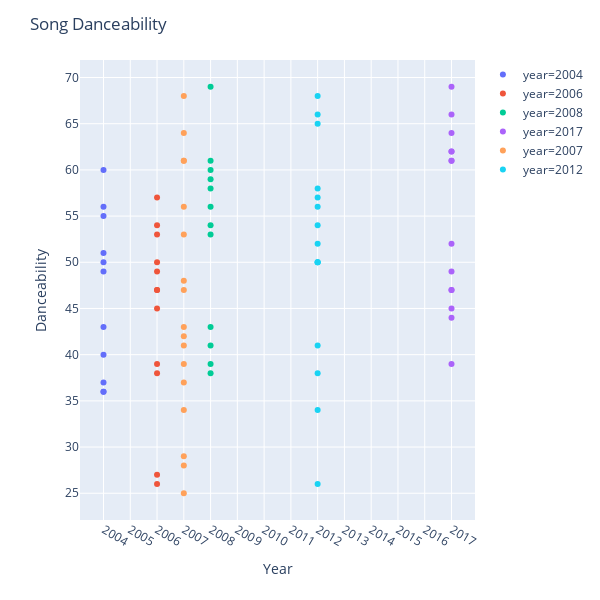

Notebook source saved alongside this figure:
### Code cell
fig1 = px.scatter(killers, x="year", y="dance", log_x=False, hover_name='title',
                  color= 'year', width=600, height=600)
fig1.update_layout(
    title="Song Danceability",
    xaxis_title="Year",
    yaxis_title="Danceability")
fig1.update_layout(
    xaxis = dict(
        tickmode = 'linear',
        tick0 = 2004,
        dtick = 1))
fig1.show()

### Figure 1 — Plotly figure (JSON) as saved in the notebook; plotly's stock layout.template omitted (floating-point values rounded to 4 significant figures)
{"data": [{"hoverlabel": {"namelength": 0}, "hovertemplate": "<b>%{hovertext}</b><br><br>year=%{x}<br>dance=%{y}", "hovertext": ["Mr. Brightside", "Somebody Told Me", "All These Things That I've Done", "Smile Like You Mean It", "Jenny Was A Friend Of Mine", "Change Your Mind", "Andy, You're A Star", "On Top", "Believe Me Natalie", "Midnight Show", "Everything Will Be Alright"], "legendgroup": "year=2004", "marker": {"color": "#636efa", "symbol": "circle"}, "mode": "markers", "name": "year=2004", "showlegend": true, "type": "scatter", "x": ["2004", "2004", "2004", "2004", "2004", "2004", "2004", "2004", "2004", "2004", "2004"], "xaxis": "x", "y": [36, 51, 56, 36, 55, 37, 50, 60, 43, 40, 49], "yaxis": "y"}, {"hoverlabel": {"namelength": 0}, "hovertemplate": "<b>%{hovertext}</b><br><br>year=%{x}<br>dance=%{y}", "hovertext": ["When You Were Young", "Read My Mind", "For Reasons Unknown", "Bones", "Sam's Town", "Bling (Confession Of A King)", "This River Is Wild", "Uncle Jonny", "Exitlude", "Enterlude", "My List", "Why Do I Keep Counting?"], "legendgroup": "year=2006", "marker": {"color": "#EF553B", "symbol": "circle"}, "mode": "markers", "name": "year=2006", "showlegend": true, "type": "scatter", "x": ["2006", "2006", "2006", "2006", "2006", "2006", "2006", "2006", "2006", "2006", "2006", "2006"], "xaxis": "x", "y": [47, 54, 50, 47, 27, 53, 38, 26, 39, 49, 45, 57], "yaxis": "y"}, {"hoverlabel": {"namelength": 0}, "hovertemplate": "<b>%{hovertext}</b><br><br>year=%{x}<br>dance=%{y}", "hovertext": ["Human", "Spaceman", "A Dustland Fairytale", "This Is Your Life", "I Can't Stay", "The World We Live In", "Losing Touch", "Joy Ride", "Neon Tiger", "Goodnight, Travel Well", "Tidal Wave - Bonus Track", "Forget About What I Said - Bonus Track"], "legendgroup": "year=2008", "marker": {"color": "#00cc96", "symbol": "circle"}, "mode": "markers", "name": "year=2008", "showlegend": true, "type": "scatter", "x": ["2008", "2008", "2008", "2008", "2008", "2008", "2008", "2008", "2008", "2008", "2008", "2008"], "xaxis": "x", "y": [56, 53, 43, 61, 59, 60, 54, 69, 39, 41, 58, 38], "yaxis": "y"}, {"hoverlabel": {"namelength": 0}, "hovertemplate": "<b>%{hovertext}</b><br><br>year=%{x}<br>dance=%{y}", "hovertext": ["The Man", "The Man", "Run For Cover", "Wonderful Wonderful", "Rut", "Tyson vs Douglas", "Some Kind Of Love", "Life To Come", "Out Of My Mind", "The Calling", "Have All The Songs Been Written?", "The Man - Jacques Lu Cont Remix", "Money On Straight", "The Man - Duke Dumont Remix"], "legendgroup": "year=2017", "marker": {"color": "#ab63fa", "symbol": "circle"}, "mode": "markers", "name": "year=2017", "showlegend": true, "type": "scatter", "x": ["2017", "2017", "2017", "2017", "2017", "2017", "2017", "2017", "2017", "2017", "2017", "2017", "2017", "2017"], "xaxis": "x", "y": [61, 61, 47, 45, 64, 49, 39, 47, 62, 66, 44, 69, 52, 62], "yaxis": "y"}, {"hoverlabel": {"namelength": 0}, "hovertemplate": "<b>%{hovertext}</b><br><br>year=%{x}<br>dance=%{y}", "hovertext": ["Romeo And Juliet", "Shadowplay", "Sweet Talk", "Tranquilize", "Glamorous Indie Rock And Roll", "Under The Gun", "All The Pretty Faces", "Leave The Bourbon On The Shelf", "Sam's Town - Live From Abbey Road / 2006", "Mr. Brightside - Jacques Lu Cont's Thin White Duke Mix", "Ruby, Don't Take Your Love To Town", "Where The White Boys Dance", "Show You How", "Move Away", "The Ballad Of Michael Valentine", "Daddy's Eyes", "Who Let You Go?"], "legendgroup": "year=2007", "marker": {"color": "#FFA15A", "symbol": "circle"}, "mode": "markers", "name": "year=2007", "showlegend": true, "type": "scatter", "x": ["2007", "2007", "2007", "2007", "2007", "2007", "2007", "2007", "2007", "2007", "2007", "2007", "2007", "2007", "2007", "2007", "2007"], "xaxis": "x", "y": [61, 64, 37, 39, 34, 42, 43, 29, 53, 56, 61, 68, 25, 47, 48, 28, 41], "yaxis": "y"}, {"hoverlabel": {"namelength": 0}, "hovertemplate": "<b>%{hovertext}</b><br><br>year=%{x}<br>dance=%{y}", "hovertext": ["Runaways", "The Way It Was", "Here With Me", "Miss Atomic Bomb", "Flesh And Bone", "Be Still", "Carry Me Home", "A Matter Of Time", "Deadlines And Commitments", "Battle Born", "Heart Of A Girl", "Prize Fighter", "The Rising Tide", "From Here On Out", "Flesh And Bone - Jacques Lu Cont Remix"], "legendgroup": "year=2012", "marker": {"color": "#19d3f3", "symbol": "circle"}, "mode": "markers", "name": "year=2012", "showlegend": true, "type": "scatter", "x": ["2012", "2012", "2012", "2012", "2012", "2012", "2012", "2012", "2012", "2012", "2012", "2012", "2012", "2012", "2012"], "xaxis": "x", "y": [41, 66, 50, 56, 58, 54, 65, 34, 68, 26, 38, 50, 52, 50, 57], "yaxis": "y"}], "layout": {"height": 600, "legend": {"tracegroupgap": 0}, "margin": {"t": 60}, "title": {"text": "Song Danceability"}, "width": 600, "xaxis": {"anchor": "y", "categoryarray": ["2004", "2006", "2008", "2017", "2007", "2012"], "categoryorder": "array", "domain": [0, 1], "dtick": 1, "tick0": 2004, "tickmode": "linear", "title": {"text": "Year"}}, "yaxis": {"anchor": "x", "domain": [0, 1], "title": {"text": "Danceability"}}}}
